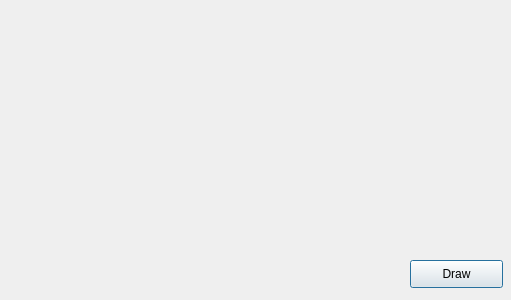
<?xml version="1.0" encoding="UTF-8"?>
<ui version="4.0">
 <class>Dialog</class>
 <widget class="QDialog" name="Dialog">
  <property name="geometry">
   <rect>
    <x>0</x>
    <y>0</y>
    <width>511</width>
    <height>300</height>
   </rect>
  </property>
  <property name="windowTitle">
   <string>Dialog</string>
  </property>
  <widget class="QPushButton" name="pushButton">
   <property name="geometry">
    <rect>
     <x>410</x>
     <y>260</y>
     <width>93</width>
     <height>28</height>
    </rect>
   </property>
   <property name="text">
    <string>Draw</string>
   </property>
  </widget>
 </widget>
 <resources/>
 <connections/>
</ui>
